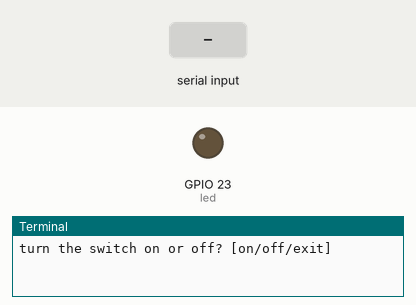
Recording of a program running on a simulated Raspberry Pi (BCM pin numbers). Parts: output pins drawn as LEDs (lit = HIGH), the last lines printed to the terminal. Inputs (shaded band) come from the test bench.

Above: at 1.2 s.
1.3 s: "on" typed at the terminal, then Enter
At 2.3 s:
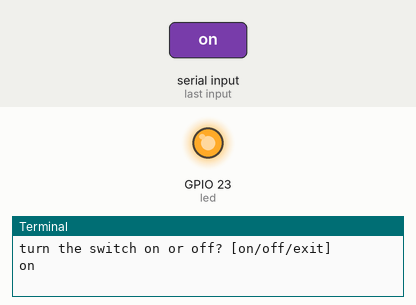
2.8 s: "off" typed at the terminal, then Enter
At 3.4 s:
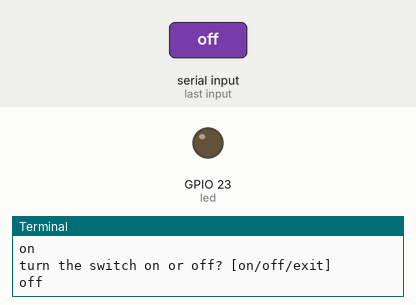
Timing chart, 0 to 5.8 s (numbered marks = the images above; inputs shaded):
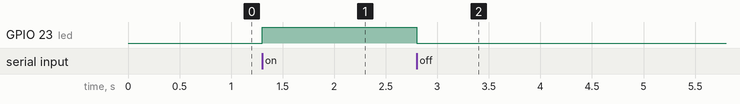

Measured:
- after the input at 1.3 s, GPIO 23 (led): LOW → HIGH at once
- after the input at 2.8 s, GPIO 23 (led): HIGH → LOW at once

The program:

turn_on_off_light.py
```python
import RPi.GPIO as GPIO
from time import sleep

# Use the BCM GPIO numbers as the numbering scheme
GPIO.setmode(GPIO.BCM)

# Use GPIO23 for LED
led = 23

# Set GPIO23 as output.
GPIO.setup(led, GPIO.OUT)


while True:

    command = input("turn the switch on or off? [on/off/exit]")

    if command == "on":
        GPIO.output(led, GPIO.HIGH)  # turn on the LED
    elif command == "off":
        GPIO.output(led, GPIO.LOW)  # turn off the LED
    else:
        print("Invalid command")

    sleep(1)
```
